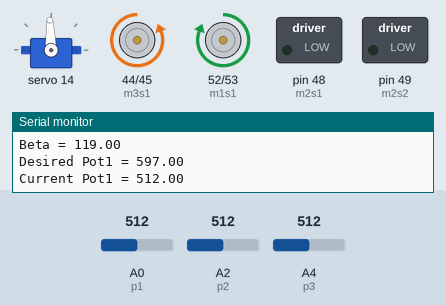
This sketch was run on a simulated Arduino Mega 2560, built with avr-gcc and run on an emulated ATmega2560. Parts: servo, motor-driver pin pairs drawn as motors (green arrow = first pin HIGH = forward, orange = second pin HIGH = backward, longer = more drive), switched loads named in the sketch (green lamp = pin HIGH), the last lines printed to the serial monitor. The test bench sets the inputs (shaded band); at power-on: A0 (p1) = 512, A4 (p3) = 512, A2 (p2) = 512.

Above: at 1.2 s.
1.3 s: A0 (p1) set to 559
2.8 s: A0 (p1) set to 593
At 4.2 s:
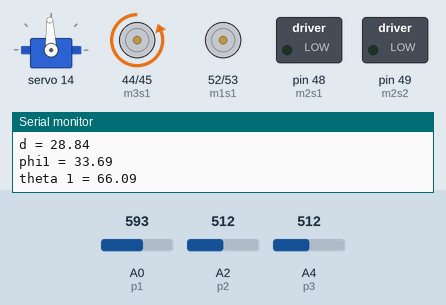
4.5 s: A4 (p3) set to 576
6.0 s: A4 (p3) set to 605
At 7.0 s:
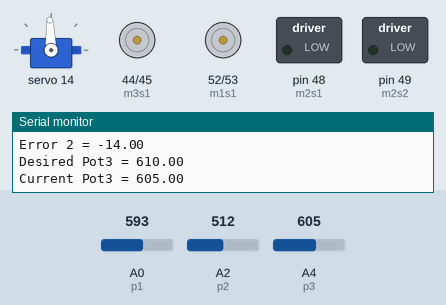
7.8 s: A2 (p2) set to 441
10.8 s: A2 (p2) set to 410
Timing chart, 0 to 13.3 s (numbered marks = the images above; inputs shaded):
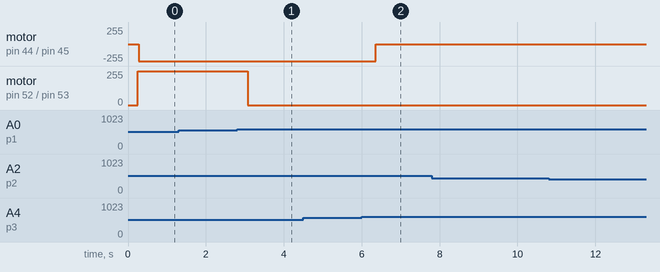

The sketch:

1_Control.ino
```cpp
#include "def.h"
int desiredAngle = 0;
int currentAngle = 0;
void setup() {
  // put your setup code here, to run once:
  Serial.begin(9600);
  pwm.begin();
  pwm.setOscillatorFrequency(27000000);
  pwm.setPWMFreq(SERVO_FREQ);  // Analog servos run at ~50 Hz updates
  delay(10);
  pinMod(); //Function that sets pinModes to INPUTS and OUTPUTS
}

void loop() {
  //Inverse Kinematic Code to find angles
  servoAngle = findAngle(24, 16);
  //Function that drives the arm to the input angles for each link
  poseArm(90, servoAngle.alpha, servoAngle.beta, 90);
}
```

def.h
```cpp
#include <Wire.h>
#include <Adafruit_PWMServoDriver.h>
#include <math.h>
#include <stdio.h>

Adafruit_PWMServoDriver pwm = Adafruit_PWMServoDriver();

#define m1s1 52 //motor 1 signal 1 is connected to digital pin 2
#define m1s2 53
#define p1 A0   //pot 1 signal
#define m2s1 48
#define m2s2 49
#define p2 A2
#define m3s1 44
#define m3s2 45
#define p3 A4
#define m4 14  //m4 is connected to port 15 on PCA9685a
#define m5 8  //m5 is connected to port 7 on PCA9685a
#define m6 0   //m6 is connected to port x on PCA9685a

#define min_p1 255 //minimum analog reading from pot 1
#define max_p1 940  //maximum analog reading from pot 1
#define min_p2 138 //backwards
#define max_p2 844 //forward
#define min_p3 60 //0 @ 720 pot value.
#define max_p3 800 //180 degres

#define min_s4 110 //minimum signal value for servo/motor 4
#define max_s4 500 //maximum signal value for servo/motor 4
#define min_s5 90
#define max_s5 495

#define min_d1 0  //minimum angle for motor 1
#define max_d1 180  //maximum angle for motor 1
#define min_d2 0
#define max_d2 180
#define min_d3 0
#define max_d3 160
#define min_d4 0
#define max_d4 180
#define min_d5 0
#define max_d5 180
#define max_error 20
#define SERVO_FREQ 50 // Analog servos run at ~50 Hz updates
bool m1flag = true;
bool m2flag = true;
bool m3flag = true;
bool init_flag = false;
double desiredPot[3] = {0.0};
double currentPot[3] = {0.0};
double error[3] = {0.0};
double desiredSignal = 0;

struct structA{double beta,alpha;}; //store values of angles in this struct to be used
structA servoAngle;
structA findAngle(float,float,float len1 = 26,float len2 = 30);
float x1,y1=0;

structA findAngle(float Y,float Z,float len1 = 26,float len2 = 30)
{
   double maxD = len1 + len2;
   structA s;
   double d = sqrt(square(Y)+square(Z));
   if (Y < 0 || Z < 0 || d >= maxD)
   {
    Serial.println("'finding angle' -- Input is out of range");
    s.alpha = 90; //if input is out of range, set L shaped position
    s.beta = 90; //FOR OUR LINK THIS SHOULD BE 180//
    return s;
   }
   else if (Y >= 0 && Z > 0 && d <= maxD)
   {
    double phi1 = (180/M_PI)*acos(Y/d);
    double theta1 = (180/M_PI)*(acos((square(len1)+square(d)-square(len2))/(2*len1*d)));
    double theta2 = (180/M_PI)*(acos((square(len1)-square(d)+square(len2))/(2*len1*len2)));
    s.alpha = (int)(theta1 + phi1);
    s.beta = abs((int) theta2 - 180);

    Serial.print("maxD = ");
    Serial.println(maxD);
    Serial.print("d = ");
    Serial.println(d);
    Serial.print("phi1 = ");
    Serial.println(phi1);
    Serial.print("theta 1 = ");
    Serial.println(theta1);
    Serial.print("theta2 = ");
    Serial.println(theta2);
    Serial.print("Alpha = ");
    Serial.println(s.alpha);
    Serial.print("Beta = ");
    Serial.println(s.beta);

    return s;
   }

}
void pinMod() //sets pins to INPUT or OUTPUT
{
  pinMode(m1s1, OUTPUT);
  pinMode(m1s2, OUTPUT);
  pinMode(m2s1, OUTPUT);
  pinMode(m2s2, OUTPUT);
  pinMode(m3s1, OUTPUT);
  pinMode(m3s2, OUTPUT);

  pinMode(p1, INPUT);
  pinMode(p2, INPUT);
  pinMode(p3, INPUT);
}
void readPot()
{

  Serial.print("Pot 1 = ");
  Serial.println(analogRead(p1));
  Serial.print("Pot 2 = ");
  Serial.println(analogRead(p2));
  Serial.print("Pot 3 = ");
  Serial.println(analogRead(p3));
  delay(500);
}
void moveM1(char where)
{
  if (analogRead(p1) > min_p1 && analogRead(p1) < max_p1)
  {
    if (where == 'l') //move left
    {
      digitalWrite(m1s1, LOW);
      digitalWrite(m1s2, HIGH);
      Serial.println("Motor 1 moving Left");
    }
    else if (where == 'r') //move right
    {
      digitalWrite(m1s1, HIGH);
      digitalWrite(m1s2, LOW);
      Serial.println("Motor 1 moves right");
    }
  }
  else
  {
    digitalWrite(m1s1, LOW);
    digitalWrite(m1s2, LOW);
  }
}

void moveM2(char where)
{
  if (analogRead(p2) > min_p2 && analogRead(p2) < max_p2)
  {
    if (where == 'f') //move forwards
    {
      digitalWrite(m2s1, HIGH);
      digitalWrite(m2s2, LOW);
      Serial.println("Motor 2 moving Forwards");
    }
    else   if (where == 'b') //move backwards
    {
      digitalWrite(m2s1, LOW);
      digitalWrite(m2s2, HIGH);
      Serial.println("Motor 2 moves backwards");
    }
  }
  else
  {
    digitalWrite(m2s1, LOW);
    digitalWrite(m2s2, LOW);
  }
}

void moveM3(char where)
{
  if (analogRead(p3) > (min_p3-20) && analogRead(p3) < (max_p3+200))
  {
    if (where == 'b') //move backwards
    {
      digitalWrite(m3s1, HIGH);
      digitalWrite(m3s2, LOW);
      Serial.println("Motor 3 moving Backwards");
    }
    else   if (where == 'f') //move forwards
    {
      digitalWrite(m3s1, LOW);
      digitalWrite(m3s2, HIGH);
      Serial.println("Motor 3 moves forwards");
    }
  }
  else
  {
    digitalWrite(m3s1, LOW);
    digitalWrite(m3s2, LOW);
  }
}

void poseArm(double th1, double th2, double th3, double th4)
{
  desiredPot[0] = map(th1, min_d1, max_d1, min_p1, max_p1);
  desiredPot[1] = map(th2, min_d2, max_d2, min_p2, max_p2);
  desiredPot[2] = map(th3, min_d3, max_d3, min_p3, max_p3);

  currentPot[0] = analogRead(p1);
  currentPot[1] = analogRead(p2);
  currentPot[2] = analogRead(p3);

  error[0] = currentPot[0] - desiredPot[0]; //sign dictates direction
  error[1] = currentPot[1] - desiredPot[1];
  error[2] = currentPot[2] - desiredPot[2];

  Serial.print("Desired Pot1 = "); Serial.println(desiredPot[0]);
  Serial.print("Current Pot1 = "); Serial.println(currentPot[0]);
  Serial.print("Error 1 = "); Serial.println(error[0]);
  Serial.print("Desired Pot2 = "); Serial.println(desiredPot[1]);
  Serial.print("Current Pot2 = "); Serial.println(currentPot[1]);
  Serial.print("Error 2 = "); Serial.println(error[1]);
  Serial.print("Desired Pot3 = "); Serial.println(desiredPot[2]);
  Serial.print("Current Pot3 = "); Serial.println(currentPot[2]);
  Serial.print("Error 3 = "); Serial.println(error[2]);

  if (abs(error[0]) > max_error && m1flag == true)
  {
    if (error[0] < 0) moveM1('r');
    else if (error[0] > 0)moveM1('l');
  }
  else if(abs(error[0]) < max_error)
  {
    m1flag = false;
    digitalWrite(m1s1,LOW);
    digitalWrite(m1s2,LOW);
  }
  if (abs(error[1]) > max_error && m2flag == true) //opposite forward backward conditionbecause the pot at motor 1 is connected opposite
  {
    if (error[1] < 0) moveM2('b');
    else if (error[0] > 0) moveM2('f');
  }
  else if(abs(error[1]) < max_error)
  {
    m2flag = false;
    digitalWrite(m2s1,LOW);
    digitalWrite(m2s2,LOW);
  }
  if (abs(error[2]) > max_error && m3flag == true)
  {
    if (error[2] < 0) moveM3('f');
    else if (error[2] > 0) moveM3('b');
  }
else if(abs(error[2]) < max_error)
{
  m3flag = false;
  digitalWrite(m3s1,LOW);
  digitalWrite(m3s2,LOW);
}
  desiredSignal = map(th4, min_d4, max_d4, min_s4, max_s4);
  pwm.setPWM(m4, 0, desiredSignal);

}

void goToAngle(int motor, int angle) //which motor goes to which angle
{
  if (motor == 1)
  {
    int desiredPot1 = map(angle, min_d1, max_d1, min_p1, max_p1);
    int currentPot1 = analogRead(p1);
    while (abs(currentPot1 - desiredPot1) > max_error)
    {
      if (currentPot1 < desiredPot1)
      {
        digitalWrite(m1s1, HIGH);
        digitalWrite(m1s2, LOW);
        Serial.println("INIT - Motor 1 moves right");
      }
      else if (currentPot1 > desiredPot1)
      {
        digitalWrite(m1s1, LOW);
        digitalWrite(m1s2, HIGH);
        Serial.println("INIT - Motor 1 moving Left");
      }
    }
  }
  if (motor == 2)
  {
    int desiredPot2 = map(angle, min_d2, max_d2, min_p2, max_p2);
    int currentPot2 = analogRead(p2);
    while (abs(currentPot2 - desiredPot2) > max_error)
    {
      if (currentPot2 < desiredPot2) //backwards
      {
        digitalWrite(m2s1, LOW);
        digitalWrite(m2s2, HIGH);
        Serial.println("INIT - Motor 2 moves backwards");
      }
      else if (currentPot2 > desiredPot2)
      {
        digitalWrite(m2s1, HIGH);
        digitalWrite(m2s2, LOW);
        Serial.println("INIT - Motor 2 moving forward");
      }
    }
  }
  if (motor == 3)
  {
    int desiredPot3 = map(angle, min_d3, max_d3, min_p3, max_p3);
    int currentPot3 = analogRead(p3);
    while (abs(currentPot3 - desiredPot3) > max_error)
    {
      if (currentPot3 < desiredPot3) //forward
      {
        digitalWrite(m3s1, LOW);
        digitalWrite(m3s2, HIGH);
        Serial.println("INIT - Motor 3 moves forward");
      }
      else if (currentPot3 > desiredPot3) //backwards
      {
        digitalWrite(m3s1, HIGH);
        digitalWrite(m3s2, LOW);
        Serial.println("INIT - Motor 3 moving backwards");
      }
    }
  }
}

void initiate()
{
  goToAngle(3, 90);
  goToAngle(2, 90);
  goToAngle(3, 90);
  pwm.setPWM(m4, 0, map(90, min_d4, max_d4, min_s4, max_s4));
}
```

Measured:
- the behaviour switches between 577 and 578 on A0 (p1) (found by bisection; images 0 and 1)
- the behaviour switches between 590 and 591 on A4 (p3) (found by bisection; images 1 and 2)
- after the input at 2.8 s, motor on pin 52 (m1s1) / pin 53 (m1s2): forward 255/255 → stopped after 0.27 s
- after the input at 6.0 s, motor on pin 44 (m3s1) / pin 45 (m3s2): backward 255/255 → stopped after 0.36 s
